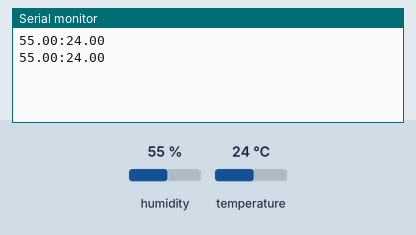
This sketch was run on a simulated Arduino Uno, built with avr-gcc and run on an emulated ATmega328P. On the bench: the last lines printed to the serial monitor. The inputs (shaded band) are chosen by the test bench; at power-on: humidity 55 %, temperature 24 °C.

Above: at 3.3 s.
3.4 s: humidity set to 22 %
At 5.4 s:
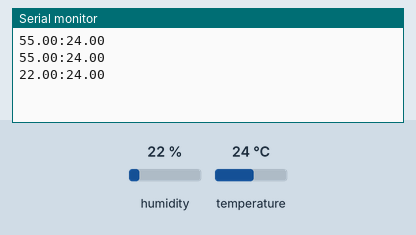
6.7 s: temperature set to 12 °C
At 8.2 s:
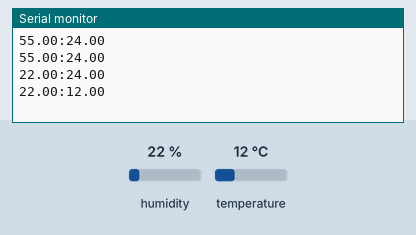
10.0 s: humidity set to 40 %
At 11.0 s:
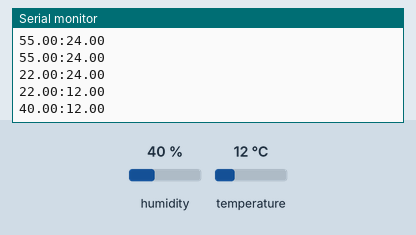
Timing chart, 0 to 13.0 s (numbered marks = the images above; inputs shaded):
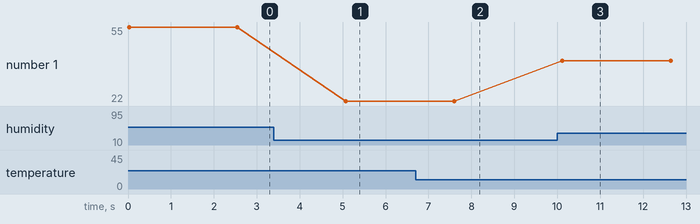

The sketch:

am2302.ino
```cpp
/**
 * Script for reading Adadfruit am2302 sensor
 * @author franckysolo
 */
#include <SimpleDHT.h>

int DHT22_PIN = 2;
SimpleDHT22 dht;

void setup() {
  Serial.begin(115200);
}

void loop() {
  float temperature = 0;
  float humidity = 0;
  int error = SimpleDHTErrSuccess;
  if ((error = dht.read2(DHT22_PIN, &temperature, &humidity, NULL)) != SimpleDHTErrSuccess) {
    Serial.print("Read DHT22 failed, err=");
    Serial.println(error);
    delay(2000);
  }
  Serial.print((float)humidity);
  Serial.print(":");
  Serial.print((float)temperature);
  Serial.println();
  delay(2500);
}
```

Measured:
- after the input at 3.4 s, the serial monitor: prints a new line after 1.7 s (image 1)
- after the input at 6.7 s, the serial monitor: prints a new line after 0.90 s (image 2)
- after the input at 10.0 s, the serial monitor: prints a new line after 0.12 s (image 3)
- plotted number 1: 55 → 22 after the input at 3.4 s, 22 → 40 after the input at 10.0 s
